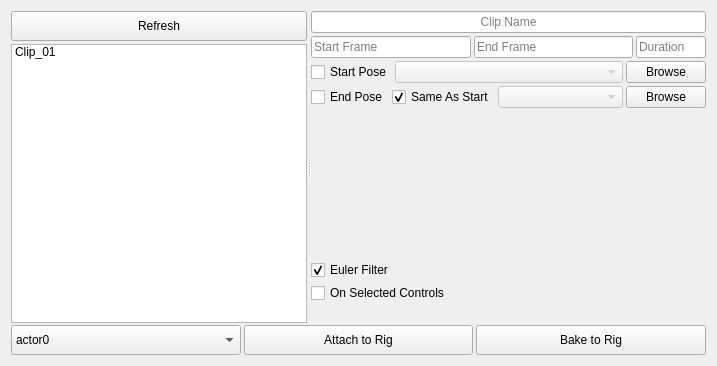
<?xml version="1.0" encoding="UTF-8"?>
<ui version="4.0">
 <class>MocapClipperWidget</class>
 <widget class="QWidget" name="MocapClipperWidget">
  <property name="geometry">
   <rect>
    <x>0</x>
    <y>0</y>
    <width>717</width>
    <height>366</height>
   </rect>
  </property>
  <property name="windowTitle">
   <string>Form</string>
  </property>
  <layout class="QVBoxLayout" name="verticalLayout_2">
   <property name="spacing">
    <number>2</number>
   </property>
   <item>
    <widget class="QSplitter" name="main_splitter">
     <property name="orientation">
      <enum>Qt::Horizontal</enum>
     </property>
     <widget class="QWidget" name="widget_2" native="true">
      <layout class="QHBoxLayout" name="horizontalLayout_3">
       <property name="leftMargin">
        <number>0</number>
       </property>
       <property name="topMargin">
        <number>0</number>
       </property>
       <property name="rightMargin">
        <number>0</number>
       </property>
       <property name="bottomMargin">
        <number>0</number>
       </property>
       <item>
        <layout class="QVBoxLayout" name="verticalLayout_3">
         <property name="spacing">
          <number>3</number>
         </property>
         <item>
          <widget class="QPushButton" name="refresh_BTN">
           <property name="minimumSize">
            <size>
             <width>0</width>
             <height>30</height>
            </size>
           </property>
           <property name="text">
            <string>Refresh</string>
           </property>
          </widget>
         </item>
         <item>
          <widget class="QListWidget" name="clips_LW">
           <property name="sizePolicy">
            <sizepolicy hsizetype="Expanding" vsizetype="Minimum">
             <horstretch>0</horstretch>
             <verstretch>0</verstretch>
            </sizepolicy>
           </property>
           <property name="selectionMode">
            <enum>QAbstractItemView::ExtendedSelection</enum>
           </property>
           <item>
            <property name="text">
             <string>Clip_01</string>
            </property>
           </item>
          </widget>
         </item>
        </layout>
       </item>
      </layout>
     </widget>
     <widget class="QWidget" name="widget" native="true">
      <layout class="QHBoxLayout" name="horizontalLayout_4">
       <property name="spacing">
        <number>2</number>
       </property>
       <property name="leftMargin">
        <number>0</number>
       </property>
       <property name="topMargin">
        <number>0</number>
       </property>
       <property name="rightMargin">
        <number>0</number>
       </property>
       <property name="bottomMargin">
        <number>0</number>
       </property>
       <item>
        <layout class="QVBoxLayout" name="verticalLayout_4">
         <property name="spacing">
          <number>3</number>
         </property>
         <item>
          <widget class="QLineEdit" name="clip_name_LE">
           <property name="cursor">
            <cursorShape>BlankCursor</cursorShape>
           </property>
           <property name="alignment">
            <set>Qt::AlignCenter</set>
           </property>
           <property name="readOnly">
            <bool>true</bool>
           </property>
           <property name="placeholderText">
            <string>Clip Name</string>
           </property>
          </widget>
         </item>
         <item>
          <layout class="QHBoxLayout" name="horizontalLayout_7">
           <item>
            <widget class="QLineEdit" name="frame_start">
             <property name="placeholderText">
              <string>Start Frame</string>
             </property>
            </widget>
           </item>
           <item>
            <widget class="QLineEdit" name="frame_end">
             <property name="placeholderText">
              <string>End Frame</string>
             </property>
            </widget>
           </item>
           <item>
            <widget class="QLineEdit" name="frame_duration">
             <property name="sizePolicy">
              <sizepolicy hsizetype="Fixed" vsizetype="Fixed">
               <horstretch>0</horstretch>
               <verstretch>0</verstretch>
              </sizepolicy>
             </property>
             <property name="maximumSize">
              <size>
               <width>70</width>
               <height>16777215</height>
              </size>
             </property>
             <property name="text">
              <string/>
             </property>
             <property name="readOnly">
              <bool>true</bool>
             </property>
             <property name="placeholderText">
              <string>Duration</string>
             </property>
            </widget>
           </item>
          </layout>
         </item>
         <item>
          <layout class="QHBoxLayout" name="horizontalLayout_5">
           <item>
            <widget class="QCheckBox" name="start_pose_CHK">
             <property name="sizePolicy">
              <sizepolicy hsizetype="Fixed" vsizetype="Fixed">
               <horstretch>0</horstretch>
               <verstretch>0</verstretch>
              </sizepolicy>
             </property>
             <property name="text">
              <string>Start Pose</string>
             </property>
            </widget>
           </item>
           <item>
            <widget class="QComboBox" name="start_pose_CB">
             <property name="enabled">
              <bool>false</bool>
             </property>
            </widget>
           </item>
           <item>
            <widget class="QPushButton" name="start_pose_browse_BTN">
             <property name="sizePolicy">
              <sizepolicy hsizetype="Fixed" vsizetype="Fixed">
               <horstretch>0</horstretch>
               <verstretch>0</verstretch>
              </sizepolicy>
             </property>
             <property name="text">
              <string>Browse</string>
             </property>
            </widget>
           </item>
          </layout>
         </item>
         <item>
          <layout class="QHBoxLayout" name="horizontalLayout_2">
           <item>
            <widget class="QCheckBox" name="end_pose_CHK">
             <property name="sizePolicy">
              <sizepolicy hsizetype="Fixed" vsizetype="Fixed">
               <horstretch>0</horstretch>
               <verstretch>0</verstretch>
              </sizepolicy>
             </property>
             <property name="text">
              <string>End Pose</string>
             </property>
            </widget>
           </item>
           <item>
            <widget class="QCheckBox" name="end_pose_same_CHK">
             <property name="sizePolicy">
              <sizepolicy hsizetype="Fixed" vsizetype="Fixed">
               <horstretch>0</horstretch>
               <verstretch>0</verstretch>
              </sizepolicy>
             </property>
             <property name="text">
              <string>Same As Start</string>
             </property>
             <property name="checked">
              <bool>true</bool>
             </property>
            </widget>
           </item>
           <item>
            <widget class="QComboBox" name="end_pose_CB">
             <property name="enabled">
              <bool>false</bool>
             </property>
            </widget>
           </item>
           <item>
            <widget class="QPushButton" name="end_pose_browse_BTN">
             <property name="sizePolicy">
              <sizepolicy hsizetype="Fixed" vsizetype="Fixed">
               <horstretch>0</horstretch>
               <verstretch>0</verstretch>
              </sizepolicy>
             </property>
             <property name="text">
              <string>Browse</string>
             </property>
            </widget>
           </item>
          </layout>
         </item>
         <item>
          <spacer name="verticalSpacer_2">
           <property name="orientation">
            <enum>Qt::Vertical</enum>
           </property>
           <property name="sizeHint" stdset="0">
            <size>
             <width>20</width>
             <height>40</height>
            </size>
           </property>
          </spacer>
         </item>
         <item>
          <widget class="QCheckBox" name="euler_filter_CHK">
           <property name="text">
            <string>Euler Filter</string>
           </property>
           <property name="checked">
            <bool>true</bool>
           </property>
          </widget>
         </item>
         <item>
          <widget class="QCheckBox" name="selected_controls_CHK">
           <property name="text">
            <string>On Selected Controls</string>
           </property>
          </widget>
         </item>
         <item>
          <spacer name="verticalSpacer">
           <property name="orientation">
            <enum>Qt::Vertical</enum>
           </property>
           <property name="sizeType">
            <enum>QSizePolicy::Fixed</enum>
           </property>
           <property name="sizeHint" stdset="0">
            <size>
             <width>20</width>
             <height>20</height>
            </size>
           </property>
          </spacer>
         </item>
        </layout>
       </item>
      </layout>
     </widget>
    </widget>
   </item>
   <item>
    <layout class="QHBoxLayout" name="horizontalLayout">
     <property name="spacing">
      <number>3</number>
     </property>
     <item>
      <widget class="QComboBox" name="scene_actor_CB">
       <property name="minimumSize">
        <size>
         <width>0</width>
         <height>30</height>
        </size>
       </property>
       <item>
        <property name="text">
         <string>actor0</string>
        </property>
       </item>
      </widget>
     </item>
     <item>
      <widget class="QPushButton" name="attach_to_rig_BTN">
       <property name="sizePolicy">
        <sizepolicy hsizetype="Minimum" vsizetype="Minimum">
         <horstretch>0</horstretch>
         <verstretch>0</verstretch>
        </sizepolicy>
       </property>
       <property name="text">
        <string>Attach to Rig</string>
       </property>
      </widget>
     </item>
     <item>
      <widget class="QPushButton" name="bake_BTN">
       <property name="sizePolicy">
        <sizepolicy hsizetype="Minimum" vsizetype="Fixed">
         <horstretch>0</horstretch>
         <verstretch>0</verstretch>
        </sizepolicy>
       </property>
       <property name="minimumSize">
        <size>
         <width>0</width>
         <height>30</height>
        </size>
       </property>
       <property name="text">
        <string>Bake to Rig</string>
       </property>
      </widget>
     </item>
    </layout>
   </item>
  </layout>
 </widget>
 <resources/>
 <connections/>
</ui>
